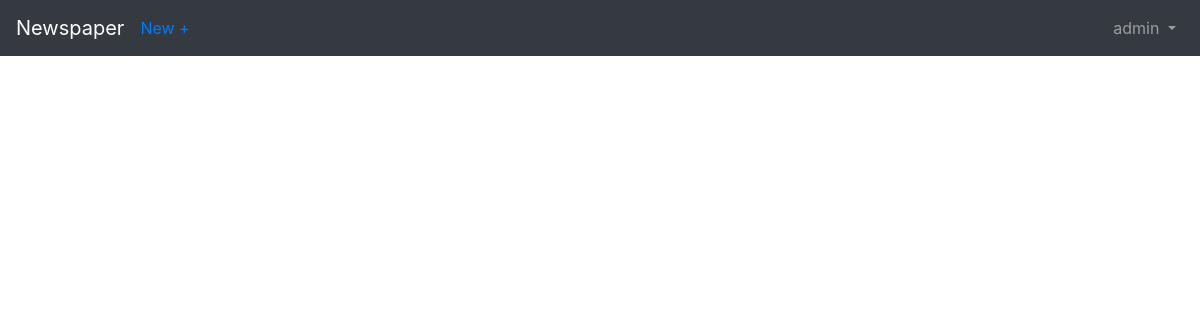
/articles/ (signed in), run on an earlier commit of the app's database.
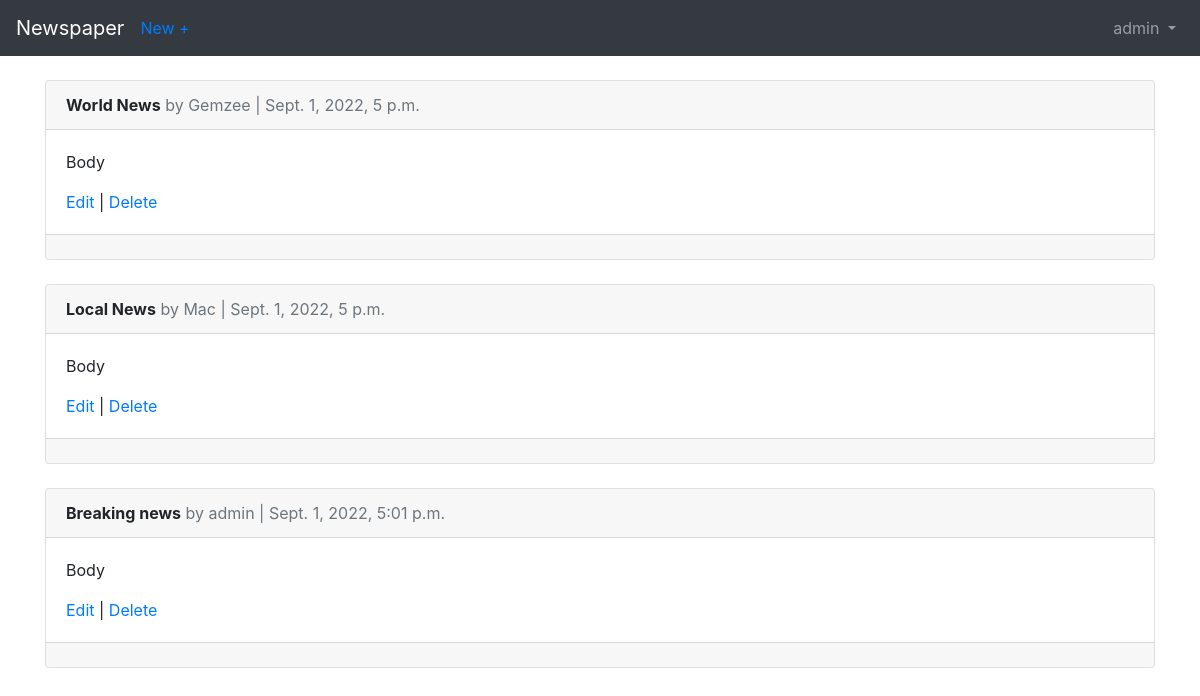
And on a later commit of the database.
### users/models.py (models this page shows)
class CustomUser(AbstractUser):
    age = models.PositiveIntegerField(null=True, blank=True)

### articles/models.py (models this page shows, shortened)
class Article(models.Model):
    title = models.CharField(max_length=255)
    body = models.TextField()
    date = models.DateTimeField(auto_now_add=True)
    author = models.ForeignKey(get_user_model(), on_delete=models.CASCADE,)

### articles/views.py (the view)
# urls.py: path('', ArticleListView.as_view(), name='article_list'),
class ArticleListView(LoginRequiredMixin, ListView):
    model = Article
    template_name = 'article_list.html'
    login_url = 'login'

### templates/article_list.html (shortened to what this page needs)
{% extends 'base.html' %}
{% block content %}
    {% for article in object_list %}
        <div class='card'>
            <div class='card-header'>
                <span class="font-weight-bold">{{ article.title }}</span>
                <span class="text-muted">by {{ article.author }} | {{ article.date }}</span>
            </div>
            <div class='card-body'>
                <p>{{ article.body }}</p>
                <a href="{% url 'article_edit' article.pk %}">Edit</a> | <a href="{% url 'article_delete' article.pk %}">Delete</a>
            </div>
            <div class='card-footer'>
            </div>
        </div>
    {% endfor %}
{% endblock content %}

### templates/base.html (shortened to what this page needs)
<!doctype html>
<html lang="en">
    <head>
        <link rel="stylesheet" href="https://cdn.jsdelivr.net/npm/bootstrap@4.6.2/dist/css/bootstrap.min.css">
    </head>
    <body>
        <nav class="navbar navbar-expand-md navbar-dark bg-dark mb-4">
            <a class="navbar-brand" href="{% url 'home' %}">Newspaper</a>
            {% if user.is_authenticated %}
                <ul class='navbar-nav mr-auto'>
                    <li><a href="{% url 'article_new' %}">New +</a></li>
                </ul>
            {% endif %}
            <div class="collapse navbar-collapse" id="navbarCollapse">
                {% if user.is_authenticated %}
                    <ul class="navbar-nav ml-auto">
                        <li class="nav-item">
                            <a class="nav-link dropdown-toggle" href="#" id="userMenu" data-toggle="dropdown" aria-haspopup="true" aria-expanded="false">
                            {{ user.username }}
                            </a>
                        </li>
                    </ul>
                {% else %}
                    <form class="form-inline ml-auto">
                        <a href="{% url 'login' %}" class="btn btn-outline-secondary">Log In</a>
                        <a href="{% url 'signup' %}" class="btn btn-primary ml-2">Sign up</a>
                     </form>
                {% endif %}
            </div>
        </nav>
        <div class="container">
            {% block content %}
            {% endblock content %}
        </div>
    </body>
</html>

What changed in the data, as far as the page shows it:
added Article: title "World News", author "Gemzee", date "Sept. 1, 2022, 5 p.m.", body "Body"
added Article: title "Local News", author "Mac", date "Sept. 1, 2022, 5 p.m.", body "Body"
added Article: title "Breaking news", author "admin", date "Sept. 1, 2022, 5:01 p.m.", body "Body"
